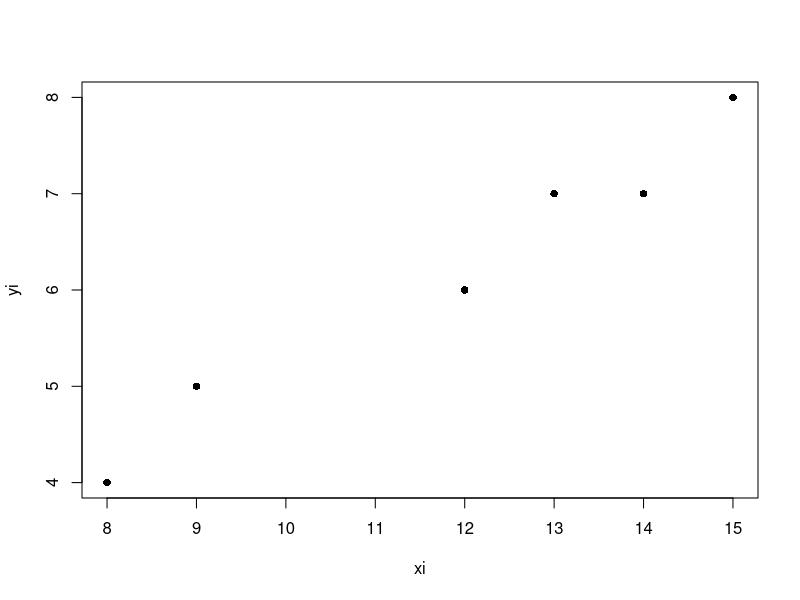
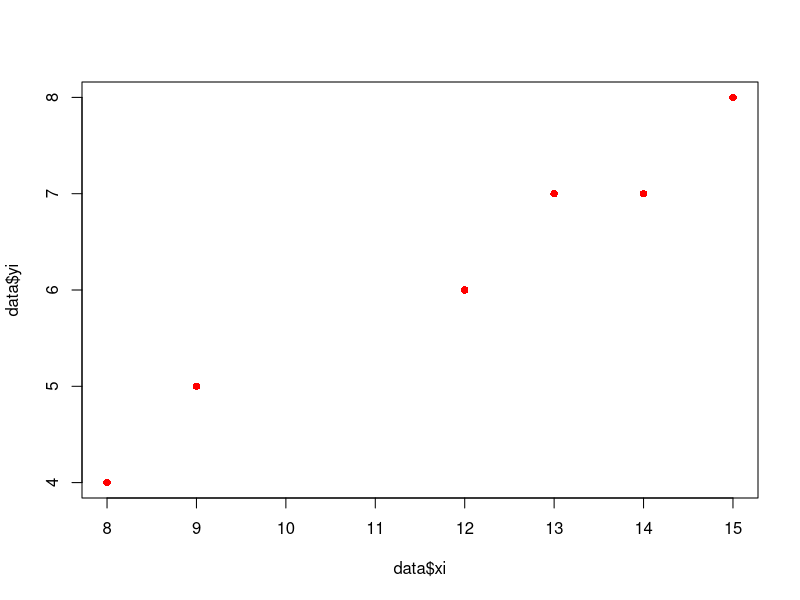

Write R code to recreate these figures, in order. (Note: this script raises an error after producing the figures.)
# Sarha Carolina Bravo Gzz
# 1907306
# 21.04.21

xi <- c(15, 14, 13, 12, 9, 8)
yi <- c(8, 7, 7, 6, 5, 4)

plot(xi, yi, pch = 16)

# Crear un objeto con dos columnas diam (xi) y altura (yi)
data <- data.frame(xi, yi)

# Crear una nueva columna en datos que tenga la observacion en  menos la media de x
data$xi_m <- round(data$xi - mean(data$xi),2)


# Crear una nueva columna en datos que tenga la observacion  y menos la media de y
data$yi_m <- round(data$yi - mean(data$yi),2)

# Crear la ultiplicacion de xi_m * yi_m 
data$xiyi_M <- round(data$xi_m*data$yi_m,2)

data$xi_m2 <- round(data$xi_m^2,2)

# Determinar beta  --------------------------------------------------------

# Estimar el coeficiente Beta (pendiente de la linea de regresion)
beta <- sum(data$xiyi_M)/sum(data$xi_m2)

# Valor de beta es 
beta


# Dterminar Alfa ----------------------------------------------------------

# Alfa- media Y - beta*media de X 

alfa <- mean(data$yi)- beta*mean(data$xi)
alfa

data$yprima <- round(alfa - beta*data$xi,2)

plot(data$xi, data$yi, pch = 16, col = "red")
lines(data$xi, data$yprima, type= "l", lty=2, lwd=2)

lines() # Ejercicios en clase. Encontrar diametros

diametros <- c(8.5, 10.3, 11.4, 12.5, 13.6, 14.3)

yprima <- round(alfa + beta * diametros, 2)

estimados <- data.frame(diametros, yprima)

# Regresion usando la funcion lm  -----------------------------------------

diam.lm <- lm(data$yi ~ data$xi)
diam.lm
summary(diam.lm)

diam.lm$fitted.values
sum(diam.lm$residuals)

plot(data$xi, data$yi, col= "green", pch=16)
abline(diam.lm)

cor.test(data$xi, data$yi)
